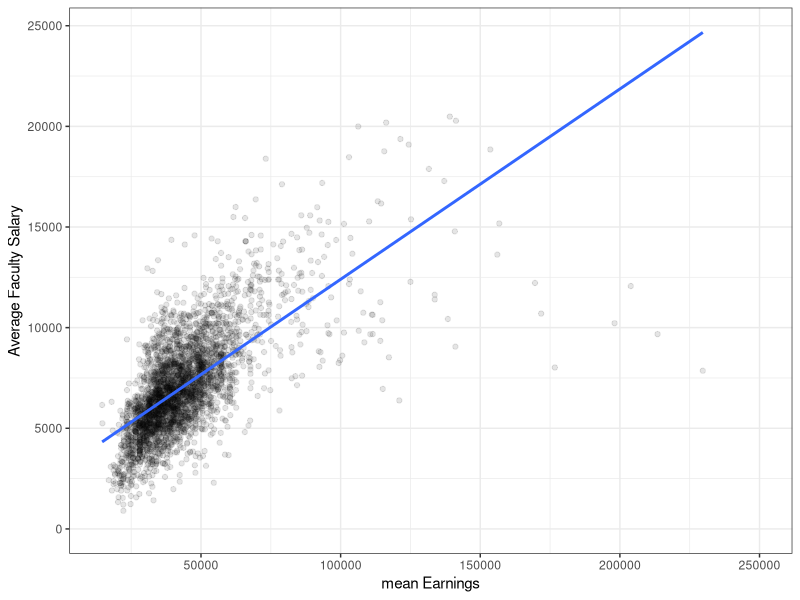
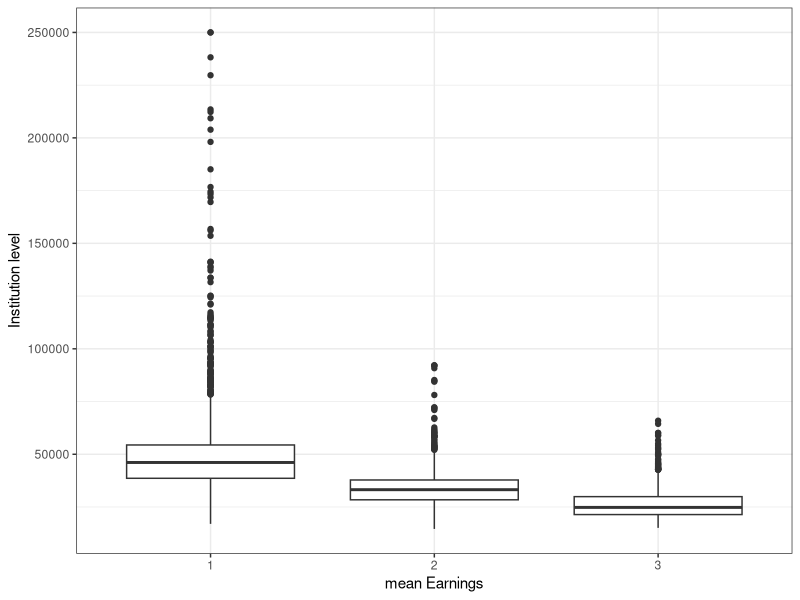
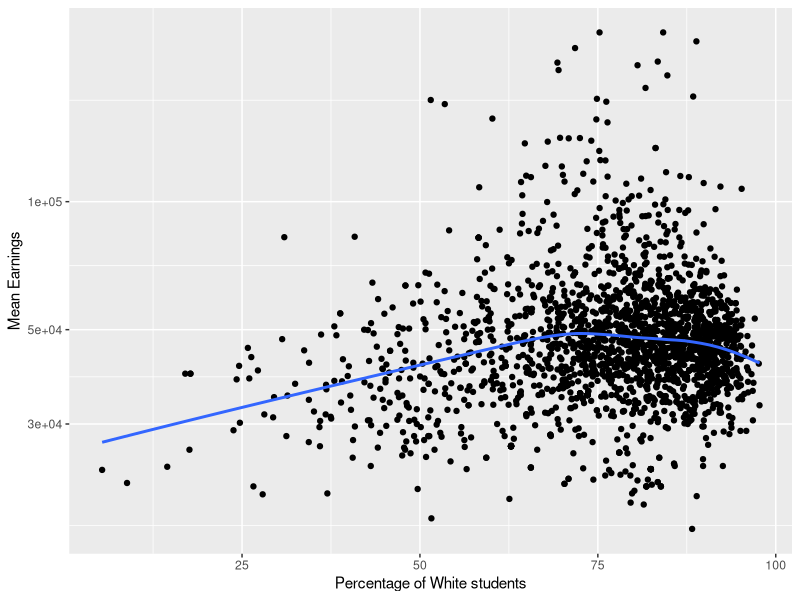
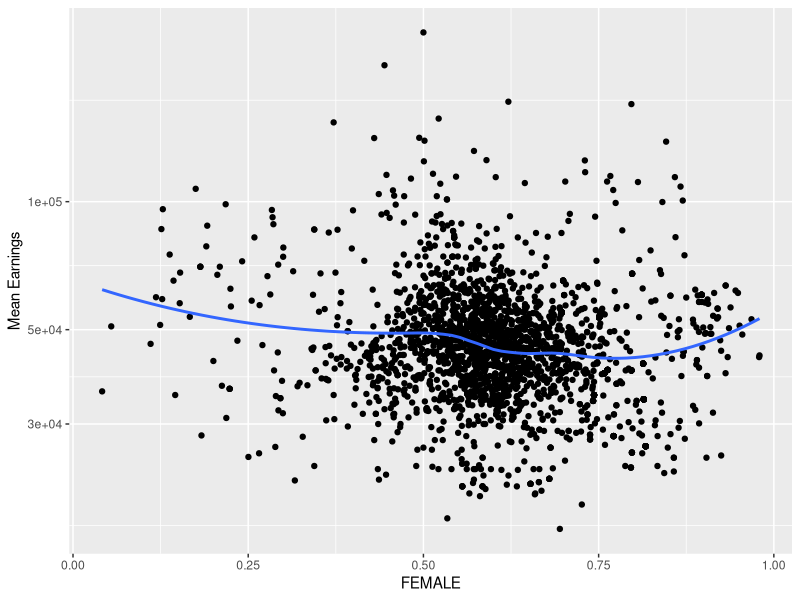
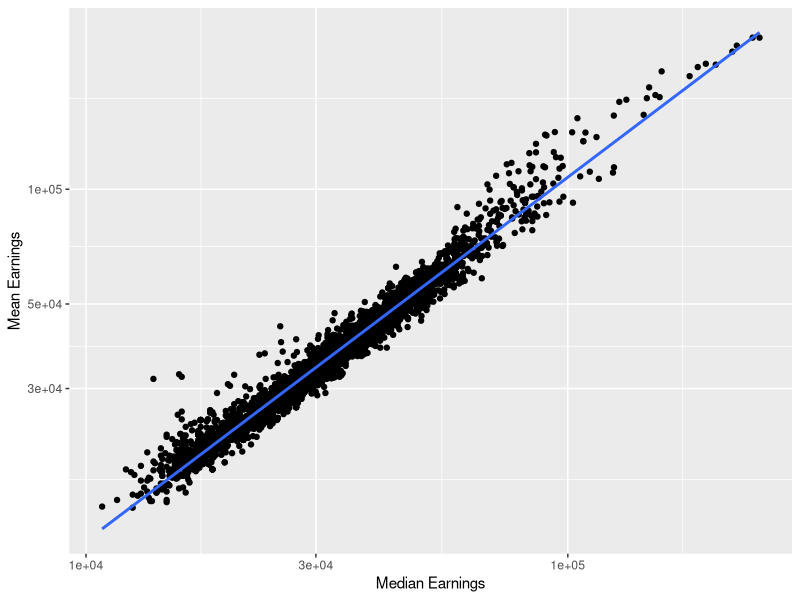
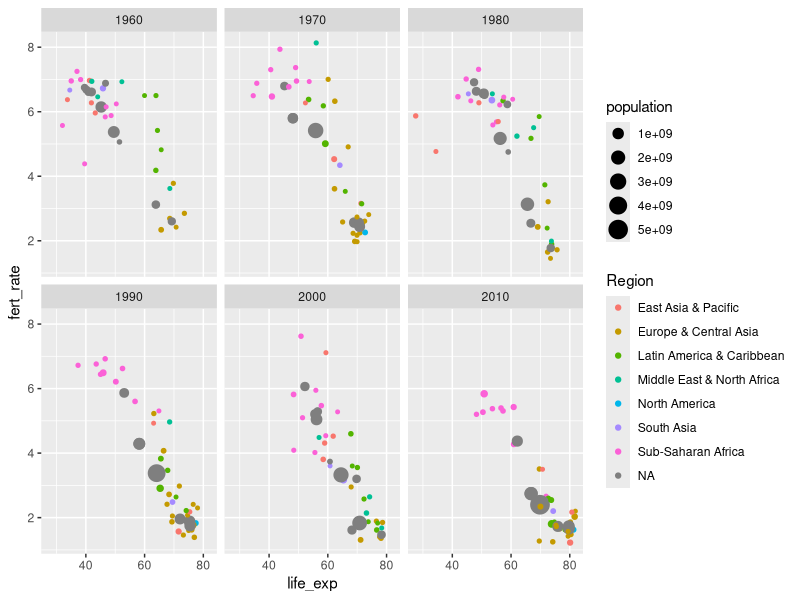
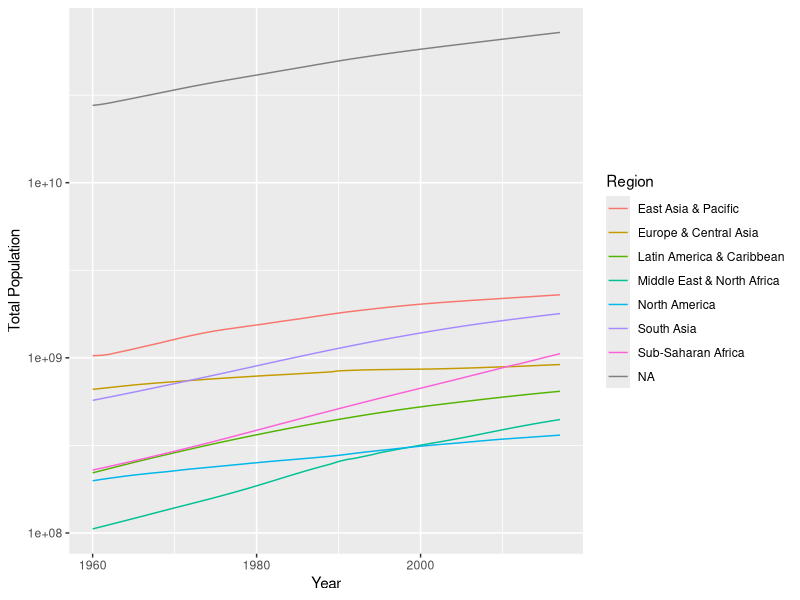
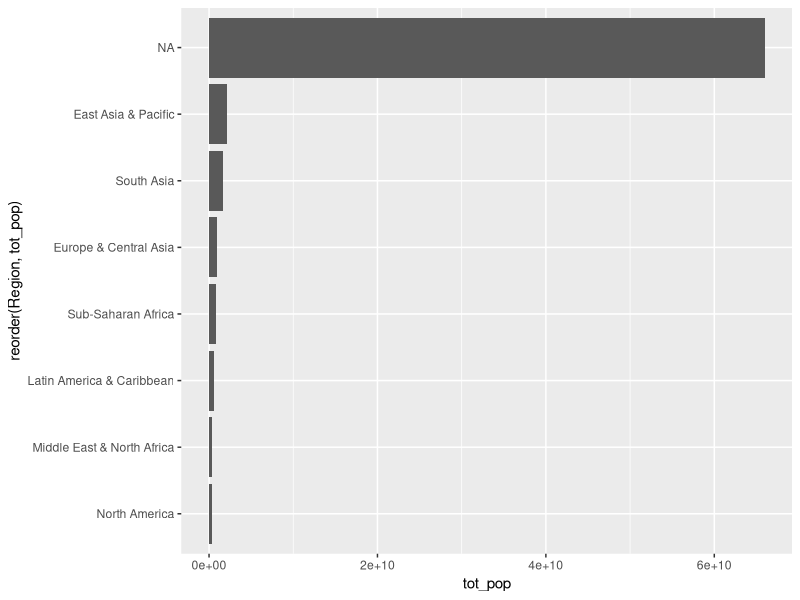

The R source for these figures, in order:
## ---- chunk 1
knitr::opts_chunk$set(
                      fig.align  = "center",
                      fig.height = 4, 
                      fig.width  = 6)
## ---- chunk 2

library(tidyverse)

## ---- chunk 3

C_score <- read_csv(file = "./../data/college_score_200601.csv")

## ---- chunk 4
C_score %>%
  
  mutate(MN_EARN_WNE_P10 = parse_number(MN_EARN_WNE_P10),
         MD_EARN_WNE_P10 = parse_number(MD_EARN_WNE_P10),
         SAT_AVG  = parse_number(SAT_AVG ), 
         ADM_RATE = parse_number(ADM_RATE),
         UGDS = parse_number(UGDS),
         COSTT4_A = parse_number(COSTT4_A),
         AVGFACSAL= parse_number(AVGFACSAL),
         GRAD_DEBT_MDN= parse_number(GRAD_DEBT_MDN),
         AGE_ENTRY = parse_number(AGE_ENTRY),
         FEMALE = parse_number(FEMALE),
         PCT_WHITE = parse_number(PCT_WHITE)) ->
  
  C_score
         
## ---- chunk 5

C_score %>%
  ggplot(aes(x = MN_EARN_WNE_P10, y = AVGFACSAL)) +
  geom_point(alpha = 0.1) +
  geom_smooth(method = lm, se = FALSE) + 
  theme_bw() + 
  xlab("mean Earnings") +
  ylab("Average Faculty Salary")
  
## ---- chunk 6
C_score %>%
  select(ICLEVEL, MN_EARN_WNE_P10) %>%
  filter(!is.na(ICLEVEL), !is.na(MN_EARN_WNE_P10)) %>%
  mutate(ICLEVEL = as.factor(ICLEVEL)) %>%
  ggplot(aes(x = ICLEVEL, y = MN_EARN_WNE_P10)) + 
  geom_boxplot() + 
  theme_bw() + 
  xlab("mean Earnings") + 
  ylab("Institution level")
  
## ---- chunk 7



C_score %>% 
  select(ICLEVEL, MN_EARN_WNE_P10, PCT_WHITE) %>%
  filter(!is.na(ICLEVEL), 
         !is.na(MN_EARN_WNE_P10),
         !is.na(PCT_WHITE),
         ICLEVEL == 1) %>%
  ggplot(mapping = aes(x = PCT_WHITE, y = MN_EARN_WNE_P10)) +
  geom_point() +
  scale_y_log10() +
  geom_smooth(method = "loess", se = FALSE) + 
  xlab("Percentage of White students") +
  ylab("Mean Earnings")

## ---- chunk 8
C_score %>% 
  select(ICLEVEL, MN_EARN_WNE_P10, FEMALE) %>%
  filter(!is.na(ICLEVEL), 
         !is.na(MN_EARN_WNE_P10),
         !is.na(FEMALE),
         ICLEVEL == 1) %>%
  ggplot(mapping = aes(x = FEMALE, y = MN_EARN_WNE_P10)) +
  geom_point() +
  scale_y_log10() +
  geom_smooth(method = "loess", se = FALSE) + 
  xlab("FEMALE") +
  ylab("Mean Earnings")

## ---- chunk 9

C_score %>%
  ggplot(aes(x = MD_EARN_WNE_P10, y = MN_EARN_WNE_P10)) +
  geom_point() +
  geom_smooth(method = lm, se = FALSE) +
  geom_abline(aes(intercept=20, slope =5)) +
  scale_x_log10() +
  scale_y_log10() +
  xlab("Median Earnings") +
  ylab("Mean Earnings")

## ---- chunk 10

C_score %>% 
  select(ICLEVEL, INSTNM, MN_EARN_WNE_P10, GRAD_DEBT_MDN) %>%
  filter(!is.na(MN_EARN_WNE_P10),
         !is.na(GRAD_DEBT_MDN),
         ICLEVEL==1) %>% 
  summarise(ICLEVEL, INSTNM, Ratio=MN_EARN_WNE_P10/GRAD_DEBT_MDN) %>% 
  arrange(-Ratio)

## ---- chunk 11
# THe top 5 and Bottom 5

C_score %>% 
  select(ICLEVEL, INSTNM, MN_EARN_WNE_P10, GRAD_DEBT_MDN) %>%
  filter(!is.na(MN_EARN_WNE_P10),
         !is.na(GRAD_DEBT_MDN),
         ICLEVEL==1) %>% 
  summarise(ICLEVEL, INSTNM, Ratio=MN_EARN_WNE_P10/GRAD_DEBT_MDN) %>% 
  arrange(-Ratio) %>% 
  head(n=5)

C_score %>% 
  select(ICLEVEL, INSTNM, MN_EARN_WNE_P10, GRAD_DEBT_MDN) %>%
  filter(!is.na(MN_EARN_WNE_P10),
         !is.na(GRAD_DEBT_MDN),
         ICLEVEL==1) %>% 
  summarise(ICLEVEL, INSTNM, Ratio=MN_EARN_WNE_P10/GRAD_DEBT_MDN) %>% 
  arrange(-Ratio) %>% 
  tail(n=5)

## ---- chunk 12
# AU ROI

C_score %>% 
  select(ICLEVEL, INSTNM, MN_EARN_WNE_P10, GRAD_DEBT_MDN) %>%
  filter(!is.na(MN_EARN_WNE_P10),
         !is.na(GRAD_DEBT_MDN),
         ICLEVEL==1) %>% 
  summarise(ICLEVEL, INSTNM, ROI=MN_EARN_WNE_P10/GRAD_DEBT_MDN) %>% 
  filter(INSTNM=="American University")



## ---- chunk 13

Fert <- read_csv(file = "./../data/fertility.csv")
Life <- read_csv(file = "./../data/life_exp.csv")
Pop <- read_csv(file = "./../data/population.csv")
Country <- read_csv(file = "./../data/country.csv")

## ---- chunk 14
Fert_updated <-  Fert %>%
  pivot_longer(cols = 3:61,
               names_to = "Year",
               values_to = "fert_rate",
               names_transform = list(Year = as.numeric)) ->
  Fert_updated


Life_updated <-  Life %>%
  pivot_longer(cols = 3:61,
               names_to = "Year",
               values_to = "life_exp",
               names_transform = list(Year = as.numeric)) ->
  Life_updated


Pop_updated <-  Pop %>%
  pivot_longer(cols = 3:61,
               names_to = "Year",
               values_to = "population",
               names_transform = list(Year = as.numeric)) ->
  Pop_updated

## ---- chunk 15

Full_data <- Fert_updated %>%

left_join(Life_updated, by = c("Country Name", "Country Code", "Year")) %>%
left_join(Pop_updated, by = c("Country Name", "Country Code", "Year"))


## ---- chunk 16
Full_data <- Country %>%
  select(`Country Code`, Region) %>%
  left_join(Full_data, by = "Country Code")

## ---- chunk 17

Full_data %>%
  filter(Year== c( 1960, 1970, 1980, 1990, 2000, 2010)) %>%
  ggplot(aes(x = life_exp, y = fert_rate, size = population, color = Region)) +
  geom_point() +
  facet_wrap(vars(Year))

## ---- chunk 18

Full_data %>%
  
  filter(Year != 2018, na.rm = TRUE) %>%
  
  group_by(Region, Year) %>%
  
  summarise(tot_pop = sum(population, na.rm = TRUE)) ->
  
   Full_new

Full_new %>%
  ggplot(mapping = aes(x = Year, y = tot_pop, color = Region)) +
  geom_line() +
  scale_y_log10() +
  xlab("Year") +
  ylab("Total Population")

## ---- chunk 19
Full_new %>%
  filter(Year==2010) %>%
  ggplot(aes(x = reorder(Region, tot_pop), y = tot_pop)) +
  geom_col() + 
  coord_flip()

